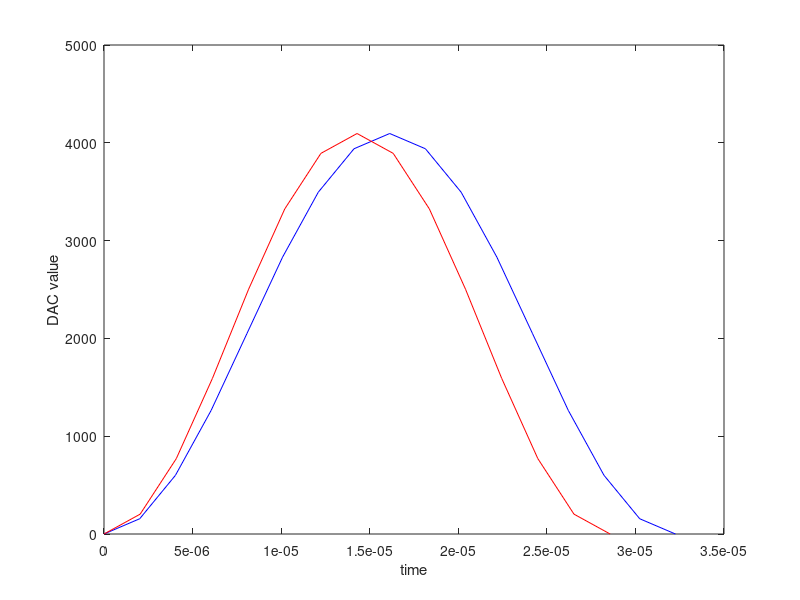

Write the MATLAB code that produced this figure. (Note: this script raises an error after producing the figure.)
%% Generate_LUT.m
% Generates LUT for bit 0 and bit 1 sine waves
clc;
clear;
close all;

%% Settings
SAMPLE_RATE = 33e3 * 16;
f0 = 31e3; % Target frequency for bit 0
f1 = 35e3; % Target frequency for bit 1
CYCLES_PER_BIT = 8; % Defines how many frequency cycles is sent for one bit (improves stability)

%% Wave Generation
lut_size0 = round(SAMPLE_RATE/f0);
lut_size1 = round(SAMPLE_RATE/f1);

t0 = linspace(0, 1/f0, lut_size0);
t1 = linspace(0, 1/f1, lut_size1);

lut0 = sin(f0*2*pi*t0 - pi/2);
lut1 = sin(f1*2*pi*t1 - pi/2);

lut0_12bit = round(((lut0 + 1)/ 2) * 4095);
lut1_12bit = round(((lut1 + 1)/ 2) * 4095);

%% Plot
figure;
plot(t0, lut0_12bit, 'b');
hold on;
plot(t1, lut1_12bit, 'r');
xlabel("time");
ylabel("DAC value");
legend([string(f0) + " Hz", string(f1) + " Hz"])

%% Print in Hex
hex_char_array0 = "0x" + string(dec2hex(lut0_12bit)); 
hex_char_array1 = "0x" + string(dec2hex(lut1_12bit)); 

fprintf("const uint16_t LUT_BIT0_SIZE = %i * %i;\n", lut_size0, CYCLES_PER_BIT);
fprintf("static uint16_t lut_bit0[LUT_BIT0_SIZE] = {\n");
for i = 1:CYCLES_PER_BIT
    print_hex(hex_char_array0, lut_size0, 9);
    if i ~= CYCLES_PER_BIT
        fprintf(", \n");
    else
        fprintf("\n");
    end
end
fprintf("};\n\n");

fprintf("const uint16_t LUT_BIT1_SIZE = %i * %i;\n", lut_size1, CYCLES_PER_BIT);
fprintf("static uint16_t lut_bit1[LUT_BIT1_SIZE] = {\n");
for i = 1:CYCLES_PER_BIT
    print_hex(hex_char_array1, lut_size1, 9);
    if i ~= CYCLES_PER_BIT
        fprintf(", \n");
    else
        fprintf("\n");
    end
end
fprintf("};\n\n");

%% Functions
function print_hex(array, size, symbols_per_line)
    fprintf("\t");
    for i = 1:size
        fprintf("%s", array(i));
        if i ~= size
            fprintf(", ");
        end
        if (mod(i, symbols_per_line) == 0)
            fprintf("\n\t");
        end
    end
end
